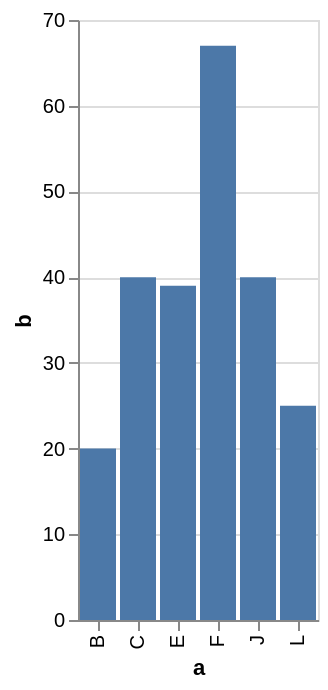

Vega-Lite specification for this chart:
### Vega-Lite specification from a JSON file in a GitHub repository (floating-point values rounded to 4 significant figures)
{"$schema": "https://vega.github.io/schema/vega-lite/v2.json", "description": "A simple bar chart with embedded data.", "data": {"values": [{"a": "B", "b": 20}, {"a": "C", "b": 40}, {"a": "E", "b": 39}, {"a": "F", "b": 67}, {"a": "J", "b": 40}, {"a": "L", "b": 25}]}, "mark": "bar", "encoding": {"x": {"field": "a", "type": "ordinal"}, "y": {"field": "b", "type": "quantitative"}}}
